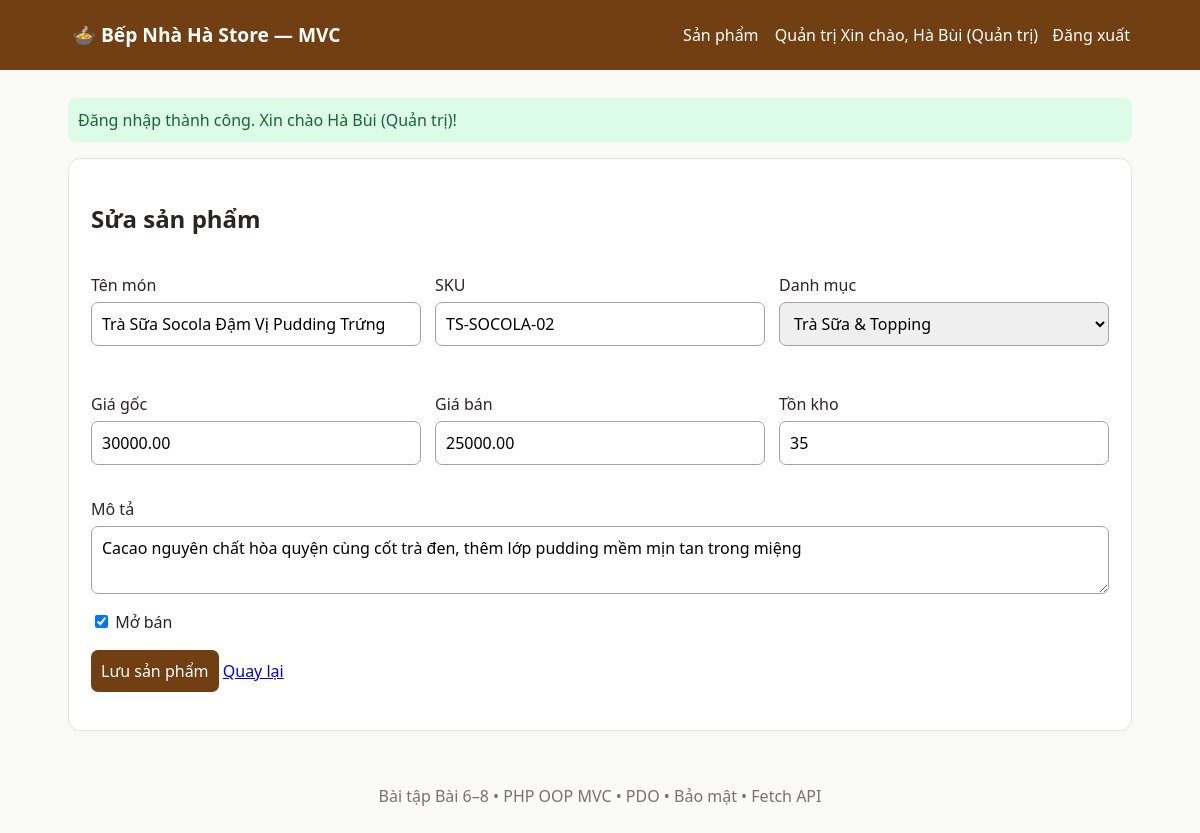
Screenshot of /index.php?route=admin/products/edit&id=2 (signed in) with the database file from the repository.
### tables this page shows
CREATE TABLE `products` (
    `id` INT AUTO_INCREMENT PRIMARY KEY,
    `category_id` INT NOT NULL COMMENT 'Thuộc danh mục',
    `product_code` VARCHAR(50) NOT NULL UNIQUE COMMENT 'Mã SKU quản lý',
    `name` VARCHAR(200) NOT NULL COMMENT 'Tên món ăn / đồ uống',
    `slug` VARCHAR(250) NOT NULL UNIQUE COMMENT 'Đường dẫn SEO',
    `description` TEXT NULL COMMENT 'Mô tả chi tiết',
    `original_price` DECIMAL(12,2) NOT NULL DEFAULT 0.00 COMMENT 'Giá gốc',
    `sale_price` DECIMAL(12,2) NOT NULL DEFAULT 0.00 COMMENT 'Giá bán khuyến mãi',
    `stock_quantity` INT NOT NULL DEFAULT 0 COMMENT 'Số lượng tồn kho khả dụng',
    `image_url` VARCHAR(255) NULL COMMENT 'Đường dẫn ảnh món',
    `is_published` TINYINT(1) NOT NULL DEFAULT 1 COMMENT '1: Mở bán, 0: Tạm khóa bán',
    `created_at` DATETIME NOT NULL DEFAULT CURRENT_TIMESTAMP,
    `updated_at` DATETIME NOT NULL DEFAULT CURRENT_TIMESTAMP ON UPDATE CURRENT_TIMESTAMP,
    CONSTRAINT `fk_products_categories` FOREIGN KEY (`category_id`) REFERENCES `categories` (`id`) ON DELETE RESTRICT ON UPDATE CASCADE,
    CONSTRAINT `chk_stock_positive` CHECK (`stock_quantity` >= 0),
    CONSTRAINT `chk_price_positive` CHECK (`sale_price` >= 0)
);

CREATE TABLE `categories` (
    `id` INT AUTO_INCREMENT PRIMARY KEY,
    `name` VARCHAR(120) NOT NULL COMMENT 'Tên danh mục món',
    `slug` VARCHAR(150) NOT NULL UNIQUE COMMENT 'Đường dẫn tĩnh phục vụ SEO',
    `description` TEXT NULL COMMENT 'Mô tả danh mục',
    `is_active` TINYINT(1) NOT NULL DEFAULT 1 COMMENT 'Trạng thái hiển thị',
    `display_order` INT NOT NULL DEFAULT 0 COMMENT 'Thứ tự ưu tiên hiển thị',
    `created_at` DATETIME NOT NULL DEFAULT CURRENT_TIMESTAMP
);

### src/Controller/ProductController.php (called while the page is built, shortened)
<?php
final class ProductController
{
    public function form(?int $id = null): void
    {
        $product = $id ? $this->products->find($id) : null;
        $categories = $this->products->categories();
        require dirname(__DIR__) . '/View/admin/products/form.php';
    }
}

### src/Repository/ProductRepository.php (called while the page is built, shortened)
<?php
final class ProductRepository
{
    public function find(int $id): ?array
    {
        $statement = $this->pdo->prepare('SELECT * FROM products WHERE id = :id LIMIT 1');
        $statement->execute(['id' => $id]);
        return $statement->fetch() ?: null;
    }
    public function categories(): array
    {
        return $this->pdo->query('SELECT id, name FROM categories WHERE is_active = 1 ORDER BY display_order, name')->fetchAll();
    }
}

### src/Core/helpers.php (called while the page is built, shortened)
<?php
function e(?string $value): string
{
    return htmlspecialchars((string) $value, ENT_QUOTES | ENT_SUBSTITUTE, 'UTF-8');
}
function url(string $route = 'products', array $params = []): string
{
    return 'index.php?' . http_build_query(['route' => $route] + $params);
}

### src/View/admin/products/form.php (the view)
<?php $isEdit = isset($product['id']); $title = $isEdit ? 'Sửa sản phẩm' : 'Thêm sản phẩm'; require dirname(__DIR__, 2) . '/layout/header.php'; ?>
<section class="card"><h1><?= e($title) ?></h1><?php if ($errors): ?><div class="error"><ul><?php foreach($errors as $error): ?><li><?= e($error) ?></li><?php endforeach; ?></ul></div><?php endif; ?>
<form method="post" action="<?= $isEdit ? url('admin/products/update',['id'=>$product['id']]) : url('admin/products/store') ?>"><input type="hidden" name="csrf" value="<?= e(\App\Core\Auth::csrfToken()) ?>"><div class="row">
<p class="field"><label>Tên món</label><input name="name" required value="<?= e($product['name'] ?? '') ?>"></p><p class="field"><label>SKU</label><input name="product_code" required value="<?= e($product['product_code'] ?? '') ?>"></p>
<p class="field"><label>Danh mục</label><select name="category_id" required><option value="">-- Chọn --</option><?php foreach($categories as $category): ?><option value="<?= (int)$category['id'] ?>" <?= ((int)($product['category_id']??0)===(int)$category['id'])?'selected':'' ?>><?= e($category['name']) ?></option><?php endforeach; ?></select></p>
<p class="field"><label>Giá gốc</label><input type="number" min="0" name="original_price" required value="<?= e((string)($product['original_price'] ?? 0)) ?>"></p><p class="field"><label>Giá bán</label><input type="number" min="0" name="sale_price" required value="<?= e((string)($product['sale_price'] ?? 0)) ?>"></p><p class="field"><label>Tồn kho</label><input type="number" min="0" name="stock_quantity" required value="<?= e((string)($product['stock_quantity'] ?? 0)) ?>"></p></div>
<p class="field"><label>Mô tả</label><textarea name="description"><?= e($product['description'] ?? '') ?></textarea></p><label><input type="checkbox" name="is_published" <?= !isset($product['is_published']) || $product['is_published'] ? 'checked' : '' ?>> Mở bán</label><p><button>Lưu sản phẩm</button> <a href="<?= url('admin/products') ?>">Quay lại</a></p></form></section>
<?php require dirname(__DIR__, 2) . '/layout/footer.php'; ?>

### src/View/layout/header.php (style rules this page uses)
:root { --brown:#713f12; --cream:#fffbeb; --green:#166534; --red:#b91c1c; --ink:#292524; }
* { box-sizing:border-box; }
body { margin:0; font:16px/1.5 system-ui,sans-serif; color:var(--ink); background:#fafaf9; }
.card { background:#fff; border:1px solid #e7e5e4; border-radius:12px; padding:22px; box-shadow:0 2px 8px #00000008; }
input,select,textarea,button { font:inherit; padding:9px 10px; border-radius:7px; border:1px solid #a8a29e; }
button,.button { border:0; background:var(--brown); color:#fff; text-decoration:none; cursor:pointer; display:inline-block; }
.row { display:flex; gap:14px; flex-wrap:wrap; }
.field { flex:1 1 220px; display:grid; gap:5px; }

### rows the page displays
products: id "Sửa sản phẩm", name "Trà Sữa Socola Đậm Vị Pudding Trứng", product_code "TS-SOCOLA-02", category_id "Trà Sữa & Topping", original_price "30000.00", sale_price "25000.00", stock_quantity "35", description "Cacao nguyên chất hòa quyện cùng cốt trà đen, thêm lớp pudding mềm mịn tan trong miệng", is_published "☑"

### other values shown
$_SESSION['full_name'] "Hà Bùi (Quản trị)"
$flash['message'] "Đăng nhập thành công. Xin chào Hà Bùi (Quản trị)!"
